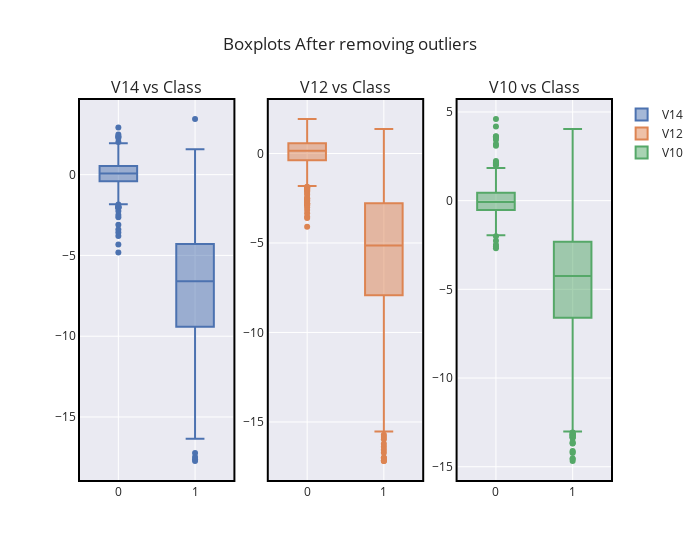

The cell this chart's notebook holds for it:
### Markdown cell above
### Boxplot After Removing Outliers.

### Code cell
## # let's thier boxplot now 

rows=1
cols=3
features = ['V14','V12','V10']
fig = make_subplots(rows=rows,cols=cols,subplot_titles=['V14 vs Class','V12 vs Class','V10 vs Class'])
for r in range(1,rows+1):
    for c in range(1,cols+1):
        fig.add_trace(go.Box(name=features[r+c-2],x=new_df_UNDER_out['Class'],y=new_df_UNDER_out[features[r+c-2]]),r,c)
        fig.update_xaxes(mirror=True,linewidth=2,linecolor='black',row=r,col=c)
        fig.update_yaxes(mirror=True,linewidth=2,linecolor='black',row=r,col=c)
fig.update_layout(width=700,template='seaborn',title='Boxplots After removing outliers')

### Figure 1 — Plotly figure (JSON) as saved in the notebook; plotly's stock layout.template omitted (floating-point values rounded to 4 significant figures; data arrays with more than 128 entries replaced by an {"elided": "..."} marker saying what was removed)
{"data": [{"name": "V14", "type": "box", "x": {"elided": "947 int values"}, "xaxis": "x", "y": {"elided": "947 float values"}, "yaxis": "y"}, {"name": "V12", "type": "box", "x": {"elided": "947 int values"}, "xaxis": "x2", "y": {"elided": "947 float values"}, "yaxis": "y2"}, {"name": "V10", "type": "box", "x": {"elided": "947 int values"}, "xaxis": "x3", "y": {"elided": "947 float values"}, "yaxis": "y3"}], "layout": {"annotations": [{"font": {"size": 16}, "showarrow": false, "text": "V14 vs Class", "x": 0.1444, "xanchor": "center", "xref": "paper", "y": 1.0, "yanchor": "bottom", "yref": "paper"}, {"font": {"size": 16}, "showarrow": false, "text": "V12 vs Class", "x": 0.5, "xanchor": "center", "xref": "paper", "y": 1.0, "yanchor": "bottom", "yref": "paper"}, {"font": {"size": 16}, "showarrow": false, "text": "V10 vs Class", "x": 0.8556, "xanchor": "center", "xref": "paper", "y": 1.0, "yanchor": "bottom", "yref": "paper"}], "title": {"text": "Boxplots After removing outliers"}, "width": 700, "xaxis": {"anchor": "y", "domain": [0.0, 0.2889], "linecolor": "black", "linewidth": 2, "mirror": true}, "xaxis2": {"anchor": "y2", "domain": [0.3556, 0.6444], "linecolor": "black", "linewidth": 2, "mirror": true}, "xaxis3": {"anchor": "y3", "domain": [0.7111, 1.0], "linecolor": "black", "linewidth": 2, "mirror": true}, "yaxis": {"anchor": "x", "domain": [0.0, 1.0], "linecolor": "black", "linewidth": 2, "mirror": true}, "yaxis2": {"anchor": "x2", "domain": [0.0, 1.0], "linecolor": "black", "linewidth": 2, "mirror": true}, "yaxis3": {"anchor": "x3", "domain": [0.0, 1.0], "linecolor": "black", "linewidth": 2, "mirror": true}}}
